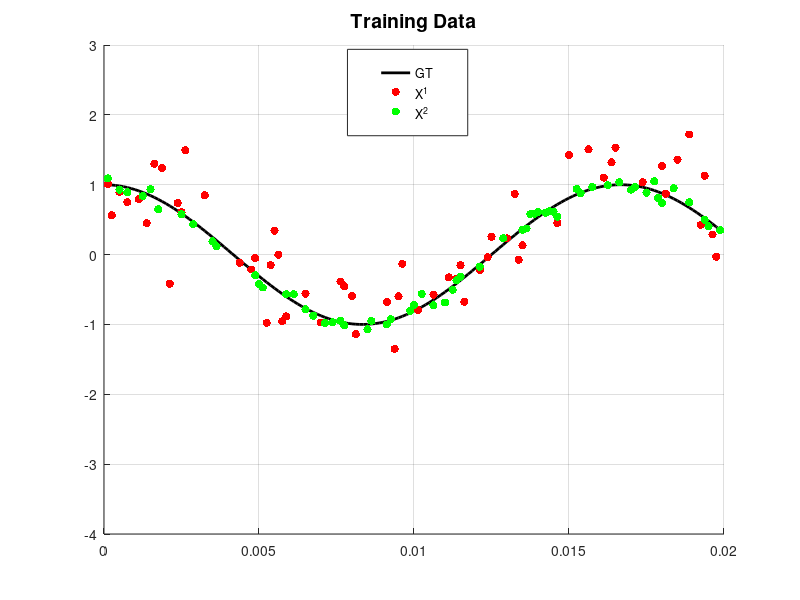
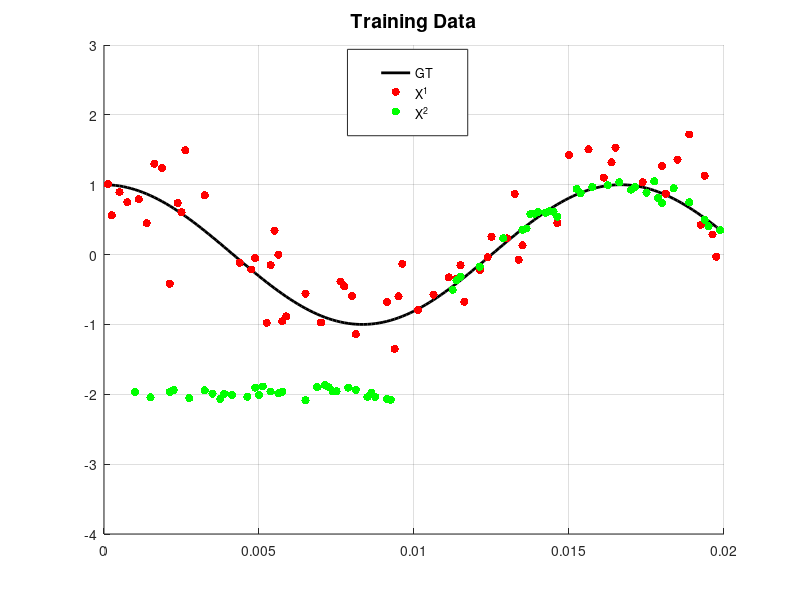

Write MATLAB code to recreate these figures, in order. (Note: this script raises an error after producing the figures.)
%% Matlab Script
% This Script Load 3 different Signals S1 and S2 and, which were taken by randomly
% sampled x(t) and adding noise with different levels.
% S3 in constrast sampled half of a modified signal x'(t) (e.g. a virtual wall) 
% and half of x(t). 

%% Add libraries
% Library to export pdf
addpath(genpath('~/Desktop/matlab_visualization_scripts'));
% MI library
addpath(genpath('/home/marcos/Programming/ML/Information_Theory/MI'));
% Library to compute noisy GPs
addpath(genpath('/home/marcos/Programming/ML/TacoPig_withTortilla'));

% Place matlab in the working directory
cd /home/marcos/Programming/OutlierRejection/GPIS_INSAC
clear all; close all; clc 


%% *** Data Visualization  *** %%
load('./Dataset/Inconsistent_Signals');
load ./Dataset/Consistent_Signals


%% Load x(t), s1 and s2
load ./Dataset/Consistent_Signals

% Display Signals (s1,s2 and x(t))
figure('PaperSize',[20.98404194812 29.67743169791],...
    'Color',[1 1 1]);
grid(axes,'on');
    hold on
plot(t,x,'k-','LineWidth',2) % Plot both signals.
scatter(t(s2),y2,'r','filled')
scatter(t(s1),y1,'g','filled')
title('Training Data','FontSize',14);
%xlabel('time (in seconds)');
legend('GT','X^1','X^2');
set(legend,...
    'Position',[0.434313057085632 0.773798076923083 0.150347222222222 0.143990384615385]);
ylim(gca,[-4 3]); 
%export_fig('./Pictures/Samples_s1s2.pdf')


%% Load Inconsistent Signals: s3 and y3 (basically is just that one, for now) 
%load('./Dataset/Inconsistent_Signals');
% Display s3
figure('PaperSize',[20.98404194812 29.67743169791],...
    'Color',[1 1 1]);
    grid(axes,'on');
    hold on
plot(t,x,'k-','LineWidth',2) % Plot both signals.
scatter(t(s2),y2,'r','filled')
scatter(t(s3),y3,'g','filled')
title('Training Data','FontSize',14);
%xlabel('time (in seconds)');
legend('GT','X^1','X^2');
set(legend,...
    'Position',[0.434313057085632 0.773798076923083 0.150347222222222 0.143990384615385]);
ylim(gca,[-4 3]); 

%export_fig('./Pictures/Samples_s3s2.pdf')

%% Performing Regression (GP-noisy-inputs)

% for s2
X2= [t(s2)]';
y2= [y2]';
n2 = size(X2,2);
xstar2 = linspace(0, 0.02, length(X2)); % and query on a grid


NoiseFn2 = GP_ClampNoise(GP_MultiNoise([60]),[1], [4e-1]);    
GP1 = Solve_NoisyGP(X2,y2,NoiseFn2);
[mf2, vf2] = GP1.query(xstar2);
sf2  = sqrt(vf2);

figure('PaperSize',[20.98404194812 29.67743169791],...
    'Color',[1 1 1]);
grid(axes,'on');
hold on
f2  = [mf2+2*(sf2),flipdim(mf2-2*(sf2),2)]';
h(1) = fill([xstar2, flipdim(xstar2,2)], f2, [6 6 6]/8, 'EdgeColor', [6 6 6]/8);
h(2) = plot(xstar2,mf2,'b-');
h(3) = plot(t,x,'k-','LineWidth',2); % Plot both signals.
h(4) = scatter(X2(1:60), y2(1:60), 'r','filled');

legend('Standard Deviation','Mean','GT','X^1')
set(legend,...
    'Position',[0.434313057085632 0.773798076923083 0.150347222222222 0.143990384615385]);
%xlabel('time (in seconds)');
ylim(gca,[-4 3]);
title('S^1','FontSize',14);
%export_fig('./Pictures/Learnt_s1.pdf')



% for s3
X3= [t(s3)]';
y3= [y3]';
n3 = size(X3,2);
xstar3 = linspace(0, 0.02, length(X3)); % and query on a grid
NoiseFn3 = GP_ClampNoise(GP_MultiNoise([60]),[1], [7e-2]);  
GP2 = Solve_NoisyGP(X3,y3,NoiseFn3);
[mf3, vf3] = GP2.query(xstar3);
sf3  = sqrt(vf3);
figure('PaperSize',[20.98404194812 29.67743169791],...
    'Color',[1 1 1]);
grid(axes,'on');
hold on
f3  = [mf3+2*(sf3),flipdim(mf3-2*(sf3),2)]';
h(1) = fill([xstar3, flipdim(xstar3,2)], f3, [6 6 6]/8, 'EdgeColor', [6 6 6]/8);
h(2) = plot(xstar3,mf3,'b-');
h(3) = plot(t,x,'k-','LineWidth',2); % Plot both signals.
h(4) = scatter(X3(1:60), y3(1:60), 'g','filled');
%legend(h,'Predictive Standard Deviation','Predictive Mean','GT','Training Points')
legend('Standard Deviation','Mean','GT','S^2')
set(legend,...
    'Position',[0.434313057085632 0.773798076923083 0.150347222222222 0.143990384615385]);
ylim(gca,[-4 3]);
title('S^2','FontSize',14);
hold on
%h(4) = scatter(t(s2(1:10)), y2(1:10), 'k','filled');
%xlabel('time (in seconds)');
%export_fig('./Pictures/Learnt_s2_smoke.pdf'); 


%% Sorting some signals that are actually very mesy :S
[t1_sort,index]=sort(t(s1));
y1_sort=y1(index);
%t1=t()
figure;
scatter(t1_sort(1:60),y1_sort)
%Now lets take a few samples from the left side of the signal 19-27 and
%8-10-12-14-16
index_samples=[8,10,12,14,16,19:27]
scatter(t1_sort(1:60),y1_sort) %all
scatter(t1_sort(index_samples),y1_sort(index_samples),'r')

% Now modifing radar as well ... making it noisier on the right edge, a lot
% more noisy, for example avoid taking the last 10 ?
[X2_sort,index]=sort(X2);
y2_sort=y2(index)';
index_samples2=[1:50,55,60]
XX2=X2_sort(index_samples2);
yy2=y2_sort(index_samples2);


%Solving a new GP ;)
XX3= [t(s3);t1_sort(index_samples)]';
yy3= [y3';y1_sort(index_samples)]';
%plotting this
figure
scatter(XX3,yy3)

nn3 = size(XX3,2);
xxstar3 = linspace(0, 0.02, length(XX3)); % and query on a grid
NNoiseFn3 = GP_ClampNoise(GP_MultiNoise([74]),[1], [7e-2]);

GGP2 = Solve_NoisyGP(XX3,yy3,NNoiseFn3);
[mmf3, vvf3] = GGP2.query(xxstar3);
ssf3  = sqrt(vvf3);
figure('PaperSize',[20.98404194812 29.67743169791],...
    'Color',[1 1 1]);
grid(axes,'on');
hold on
ff3  = [mmf3+2*(ssf3),flipdim(mmf3-2*(ssf3),2)]';
h(1) = fill([xxstar3, flipdim(xxstar3,2)], ff3, [6 6 6]/8, 'EdgeColor', [6 6 6]/8);
h(2) = plot(xxstar3,mmf3,'b-');
h(3) = plot(t,x,'k-','LineWidth',2); % Plot both signals.
h(4) = scatter(XX3(1:74), yy3(1:74), 'g','filled');
%legend(h,'Predictive Standard Deviation','Predictive Mean','GT','Training Points')
legend('Standard Deviation','Mean','GT','S^2')
set(legend,...
    'Position',[0.434313057085632 0.773798076923083 0.150347222222222 0.143990384615385]);
ylim(gca,[-4 3]);
title('S^2','FontSize',14);
hold on





%% Fusion ... s2 and s3 (raw data).
X_f2= [t(s3); t(s2)]';
y_f2= [y3 y2];
n_f2= size(X_f2,2);
xstar_f2 = linspace(0, 0.02, length(X_f2)); % and query on a grid
NoiseFn_f2 = GP_ClampNoise(GP_MultiNoise([60 60]),[1:2], [7e-2 4e-1]);  
GP_f2 = Solve_NoisyGP(X_f2,y_f2,NoiseFn_f2);
[mf_f2, vf_f2] = GP_f2.query(xstar_f2);
sf_f2  = sqrt(vf_f2);
% Display learnt model
figure('PaperSize',[20.98404194812 29.67743169791],...
    'Color',[1 1 1]);
grid(axes,'on');
hold on
f_f2  = [mf_f2+2*(sf_f2),flipdim(mf_f2-2*(sf_f2),2)]';
h(1) = fill([xstar_f2, flipdim(xstar_f2,2)], f_f2, [6 6 6]/8, 'EdgeColor', [6 6 6]/8);
hold on
h(2) = plot(xstar_f2,mf_f2,'b-');
h(3) = plot(t,x,'k-','LineWidth',2); % Plot both signals.
h(4) = scatter(X_f2(1:60), y_f2(1:60), 'g','filled');
h(5) = scatter(X_f2(61:120), y_f2(61:120), 'r','filled');
legend(h,'Standard Deviation','Mean','GT','X^2','X^1')
set(legend,...
    'Position',[0.294605715815783 0.704721840659344 0.386904761904762 0.220238095238095]);
title('Fusion','FontSize',14);
%grid(axes,'on');
%xlabel('time (in seconds)');
ylim(gca,[-4 3]);
%export_fig('./Pictures/Fusion_Catastrophic.pdf') %NB: change the size of the legends to 12



